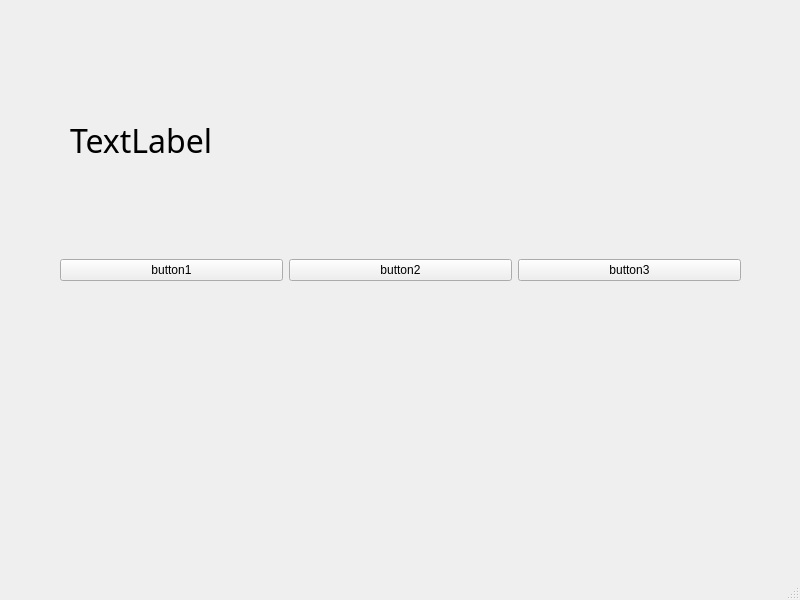
<?xml version="1.0" encoding="UTF-8"?>
<ui version="4.0">
 <class>MainWindow</class>
 <widget class="QMainWindow" name="MainWindow">
  <property name="geometry">
   <rect>
    <x>0</x>
    <y>0</y>
    <width>800</width>
    <height>600</height>
   </rect>
  </property>
  <property name="windowTitle">
   <string>MainWindow</string>
  </property>
  <widget class="QWidget" name="centralwidget">
   <widget class="QWidget" name="horizontalLayoutWidget">
    <property name="geometry">
     <rect>
      <x>60</x>
      <y>200</y>
      <width>681</width>
      <height>141</height>
     </rect>
    </property>
    <layout class="QHBoxLayout" name="horizontalLayout">
     <item>
      <widget class="QPushButton" name="pushButton_3">
       <property name="text">
        <string>button1</string>
       </property>
      </widget>
     </item>
     <item>
      <widget class="QPushButton" name="pushButton_2">
       <property name="text">
        <string>button2</string>
       </property>
      </widget>
     </item>
     <item>
      <widget class="QPushButton" name="pushButton">
       <property name="text">
        <string>button3</string>
       </property>
      </widget>
     </item>
    </layout>
   </widget>
   <widget class="QLabel" name="label">
    <property name="geometry">
     <rect>
      <x>70</x>
      <y>110</y>
      <width>671</width>
      <height>61</height>
     </rect>
    </property>
    <property name="font">
     <font>
      <family>맑은 고딕 Semilight</family>
      <pointsize>24</pointsize>
     </font>
    </property>
    <property name="text">
     <string>TextLabel</string>
    </property>
   </widget>
  </widget>
  <widget class="QMenuBar" name="menubar">
   <property name="geometry">
    <rect>
     <x>0</x>
     <y>0</y>
     <width>800</width>
     <height>26</height>
    </rect>
   </property>
  </widget>
  <widget class="QStatusBar" name="statusbar"/>
 </widget>
 <resources/>
 <connections>
  <connection>
   <sender>pushButton_3</sender>
   <signal>clicked()</signal>
   <receiver>MainWindow</receiver>
   <slot>firstClick()</slot>
   <hints>
    <hint type="sourcelabel">
     <x>174</x>
     <y>295</y>
    </hint>
    <hint type="destinationlabel">
     <x>184</x>
     <y>357</y>
    </hint>
   </hints>
  </connection>
  <connection>
   <sender>pushButton_2</sender>
   <signal>clicked()</signal>
   <receiver>MainWindow</receiver>
   <slot>secondClick()</slot>
   <hints>
    <hint type="sourcelabel">
     <x>409</x>
     <y>295</y>
    </hint>
    <hint type="destinationlabel">
     <x>418</x>
     <y>364</y>
    </hint>
   </hints>
  </connection>
  <connection>
   <sender>pushButton</sender>
   <signal>clicked()</signal>
   <receiver>MainWindow</receiver>
   <slot>thirdClick()</slot>
   <hints>
    <hint type="sourcelabel">
     <x>637</x>
     <y>293</y>
    </hint>
    <hint type="destinationlabel">
     <x>646</x>
     <y>360</y>
    </hint>
   </hints>
  </connection>
 </connections>
 <slots>
  <slot>firstClick()</slot>
  <slot>secondClick()</slot>
  <slot>thirdClick()</slot>
 </slots>
</ui>
